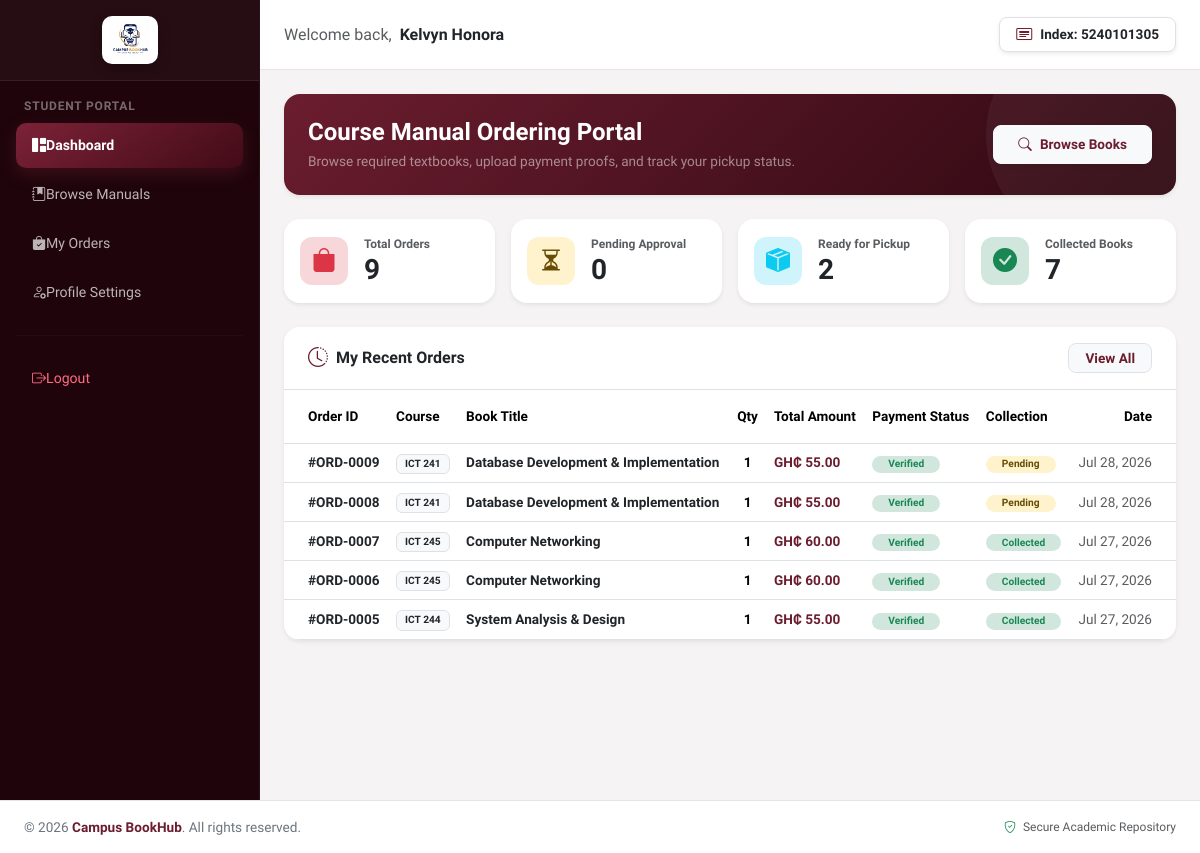
The page /student/dashboard.php (signed in) on the database its author committed.
### tables this page shows
CREATE TABLE `orders` (
  `order_id` int(11) NOT NULL,
  `student_id` int(11) NOT NULL,
  `book_id` int(11) NOT NULL,
  `quantity` int(11) NOT NULL DEFAULT 1,
  `total_amount` decimal(10,2) NOT NULL,
  `payment_reference` varchar(100) NOT NULL,
  `payment_status` enum('Pending','Verified','Rejected') DEFAULT 'Pending',
  `collection_status` enum('Pending','Collected') DEFAULT 'Pending',
  `order_date` timestamp NOT NULL DEFAULT current_timestamp()
);

CREATE TABLE `books` (
  `book_id` int(11) NOT NULL,
  `title` varchar(200) NOT NULL,
  `course_code` varchar(20) NOT NULL,
  `lecturer` varchar(100) NOT NULL,
  `price` decimal(10,2) NOT NULL,
  `stock` int(11) NOT NULL DEFAULT 0,
  `image` varchar(255) DEFAULT NULL,
  `description` text DEFAULT NULL,
  `created_at` timestamp NOT NULL DEFAULT current_timestamp()
);

### includes/auth.php (called while the page is built, shortened)
<?php
function get_status_badge_class(string $status): string {
    return match (strtolower($status)) {
        'pending'                 => 'bg-warning-subtle text-warning-emphasis',
        'verified', 'approved',
        'collected'               => 'bg-success-subtle text-success',
        'rejected', 'declined'    => 'bg-danger-subtle text-danger',
        default                   => 'bg-secondary-subtle text-secondary',
    };
}
?>

### student/dashboard.php (the view, shortened to what this page needs)
<?php
require_once '../includes/db.php';
require_once '../includes/auth.php';
$student_id = $_SESSION['user_id'];
$metrics_stmt = $conn->prepare("
    SELECT
        COUNT(*) AS total_orders,
        SUM(CASE WHEN payment_status = 'Pending' THEN 1 ELSE 0 END) AS pending_payments,
        SUM(CASE WHEN payment_status = 'Verified' AND collection_status = 'Pending' THEN 1 ELSE 0 END) AS ready_for_pickup,
        SUM(CASE WHEN collection_status = 'Collected' THEN 1 ELSE 0 END) AS collected_books
    FROM orders
    WHERE student_id = ?
");
$metrics_stmt->bind_param("i", $student_id);
$metrics_stmt->execute();
$metrics = $metrics_stmt->get_result()->fetch_assoc();
$total_orders     = $metrics['total_orders'] ?? 0;
$pending_payments = $metrics['pending_payments'] ?? 0;
$ready_for_pickup = $metrics['ready_for_pickup'] ?? 0;
$collected_books  = $metrics['collected_books'] ?? 0;
$recent_stmt = $conn->prepare("
    SELECT o.order_id, b.title, b.course_code, o.quantity, o.total_amount, o.payment_status, o.collection_status, o.order_date
    FROM orders o
    JOIN books b ON o.book_id = b.book_id
    WHERE o.student_id = ?
    ORDER BY o.order_date DESC LIMIT 5
");
$recent_stmt->bind_param("i", $student_id);
$recent_stmt->execute();
$recent_orders = $recent_stmt->get_result();
require_once '../includes/header.php';
?>
<div id="wrapper">
    <aside id="sidebar-wrapper">
        <div class="sidebar-brand-box px-3 py-3 text-center">
            <a href="dashboard.php" class="d-inline-block">
                <img src="../assets/images/logo.jpeg" alt="Campus BookHub Logo" class="sidebar-logo-img img-fluid">
            </a>
        </div>
        <div class="p-3">
            <small class="text-uppercase fw-bold text-muted px-2 mb-2 d-block fs-8" style="letter-spacing: 0.8px; color: rgba(255,255,255,0.4) !important;">
                Student Portal
            </small>
            <a href="dashboard.php" class="sidebar-link active mb-1">
                <i class="bi bi-grid-1x2-fill me-2.5"></i> Dashboard
            </a>
            <a href="books.php" class="sidebar-link mb-1">
                <i class="bi bi-journal-bookmark-fill me-2.5"></i> Browse Manuals
            </a>
            <a href="my_orders.php" class="sidebar-link mb-1">
                <i class="bi bi-bag-check-fill me-2.5"></i> My Orders
            </a>
            <a href="profile.php" class="sidebar-link mb-1">
                <i class="bi bi-person-gear me-2.5"></i> Profile Settings
            </a>
            <hr style="border-color: rgba(255,255,255,0.1); margin: 1.25rem 0;">
            <a href="../logout.php" class="sidebar-link text-danger mb-1" style="color: #ff6b81 !important;">
                <i class="bi bi-box-arrow-right me-2.5"></i> Logout
            </a>
        </div>
    </aside>
    <div id="page-content-wrapper">
        <nav class="navbar navbar-expand-lg top-navbar px-4">
            <div class="container-fluid p-0 d-flex align-items-center">
                <span class="fw-bold text-dark fs-6 d-flex align-items-center gap-2">
                    <span class="text-muted fw-normal d-none d-sm-inline">Welcome back,</span>
                    <span><?php echo htmlspecialchars($_SESSION['fullname']); ?></span>
                </span>
                <div class="d-flex align-items-center gap-3 ms-auto">
                    <div class="badge bg-white text-dark border px-3 py-2 rounded-3 shadow-sm d-flex align-items-center gap-2 fs-7">
                        <i class="bi bi-card-heading text-wine fs-6"></i>
                        <span class="fw-semibold">Index: <?php echo htmlspecialchars($_SESSION['index_number']); ?></span>
                    </div>
                </div>
            </div>
        </nav>
        <main class="p-4">
            <div class="card border-0 text-white shadow-sm rounded-4 mb-4 p-4 banner-wine">
                <div class="d-flex flex-column flex-md-row justify-content-between align-items-md-center gap-3 position-relative" style="z-index: 2;">
                    <div>
                        <h4 class="fw-bold mb-1 fs-4">Course Manual Ordering Portal</h4>
                        <p class="mb-0 text-white-50 fs-7">Browse required textbooks, upload payment proofs, and track your pickup status.</p>
                    </div>
                    <div>
                        <a href="books.php" class="btn btn-light text-wine fw-bold px-4 py-2 rounded-3 shadow-sm fs-7 d-inline-flex align-items-center gap-2">
                            <i class="bi bi-search"></i>
                            <span>Browse Books</span>
                        </a>
                    </div>
                </div>
            </div>
            <div class="row g-3 mb-4">
                <div class="col-sm-6 col-xl-3">
                    <div class="card border-0 shadow-sm rounded-4 p-3 bg-white h-100">
                        <div class="d-flex align-items-center">
                            <div class="icon-box-shape bg-danger-subtle text-danger me-3 fs-4">
                                <i class="bi bi-bag-fill"></i>
                            </div>
                            <div>
                                <small class="text-muted fw-semibold fs-8 uppercase d-block">Total Orders</small>
                                <h4 class="fw-bold text-dark mb-0 fs-3"><?php echo $total_orders; ?></h4>
                            </div>
                        </div>
                    </div>
                </div>
                <div class="col-sm-6 col-xl-3">
                    <div class="card border-0 shadow-sm rounded-4 p-3 bg-white h-100">
                        <div class="d-flex align-items-center">
                            <div class="icon-box-shape bg-warning-subtle text-warning-emphasis me-3 fs-4">
                                <i class="bi bi-hourglass-split"></i>
                            </div>
                            <div>
                                <small class="text-muted fw-semibold fs-8 uppercase d-block">Pending Approval</small>
                                <h4 class="fw-bold text-dark mb-0 fs-3"><?php echo $pending_payments; ?></h4>
                            </div>
                        </div>
                    </div>
                </div>
                <div class="col-sm-6 col-xl-3">
                    <div class="card border-0 shadow-sm rounded-4 p-3 bg-white h-100">
                        <div class="d-flex align-items-center">
                            <div class="icon-box-shape bg-info-subtle text-info me-3 fs-4">
                                <i class="bi bi-box-seam-fill"></i>
                            </div>
                            <div>
                                <small class="text-muted fw-semibold fs-8 uppercase d-block">Ready for Pickup</small>
                                <h4 class="fw-bold text-dark mb-0 fs-3"><?php echo $ready_for_pickup; ?></h4>
                            </div>
                        </div>
                    </div>
                </div>
                <div class="col-sm-6 col-xl-3">
                    <div class="card border-0 shadow-sm rounded-4 p-3 bg-white h-100">
                        <div class="d-flex align-items-center">
                            <div class="icon-box-shape bg-success-subtle text-success me-3 fs-4">
                                <i class="bi bi-check-circle-fill"></i>
                            </div>
                            <div>
                                <small class="text-muted fw-semibold fs-8 uppercase d-block">Collected Books</small>
                                <h4 class="fw-bold text-dark mb-0 fs-3"><?php echo $collected_books; ?></h4>
                            </div>
                        </div>
                    </div>
                </div>
            </div>
            <div class="card border-0 shadow-sm rounded-4 overflow-hidden mb-4">
                <div class="card-header bg-white py-3 px-4 border-bottom d-flex justify-content-between align-items-center">
                    <h6 class="fw-bold mb-0 text-dark d-flex align-items-center gap-2">
                        <i class="bi bi-clock-history text-wine fs-5"></i>
                        <span>My Recent Orders</span>
                    </h6>
                    <a href="my_orders.php" class="btn btn-sm btn-light border text-wine fw-semibold rounded-3 px-3 fs-7">
                        View All
                    </a>
                </div>
                <div class="card-body p-0">
                    <div class="table-responsive">
                        <table class="table table-hover align-middle mb-0 fs-7">
                            <thead class="bg-light text-muted border-bottom">
                                <tr>
                                    <th class="ps-4 py-3">Order ID</th>
                                    <th class="py-3">Course</th>
                                    <th class="py-3">Book Title</th>
                                    <th class="py-3 text-center">Qty</th>
                                    <th class="py-3">Total Amount</th>
                                    <th class="py-3">Payment Status</th>
                                    <th class="py-3">Collection</th>
                                    <th class="py-3 text-end pe-4">Date</th>
                                </tr>
                            </thead>
                            <tbody>
                                <?php if ($recent_orders && $recent_orders->num_rows > 0): ?>
                                    <?php while ($row = $recent_orders->fetch_assoc()): ?>
                                        <tr>
                                            <td class="ps-4 fw-bold text-dark">#ORD-<?php echo sprintf('%04d', $row['order_id']); ?></td>
                                            <td><span class="badge bg-light text-dark border rounded-2 px-2 py-1 fw-semibold"><?php echo htmlspecialchars($row['course_code']); ?></span></td>
                                            <td class="fw-semibold text-dark"><?php echo htmlspecialchars($row['title']); ?></td>
                                            <td class="text-center fw-semibold"><?php echo (int)$row['quantity']; ?></td>
                                            <td class="fw-bold text-wine">GH₵ <?php echo number_format($row['total_amount'], 2); ?></td>
                                            <td>
                                                <span class="badge <?php echo get_status_badge_class($row['payment_status']); ?> rounded-pill px-3 py-1.5">
                                                    <?php echo htmlspecialchars($row['payment_status']); ?>
                                                </span>
                                            </td>
                                            <td>
                                                <span class="badge <?php echo get_status_badge_class($row['collection_status']); ?> rounded-pill px-3 py-1.5">
                                                    <?php echo htmlspecialchars($row['collection_status']); ?>
                                                </span>
                                            </td>
                                            <td class="text-end pe-4 text-muted"><?php echo date('M d, Y', strtotime($row['order_date'])); ?></td>
                                        </tr>
                                    <?php endwhile; ?>
                                <?php endif; ?>
                            </tbody>
                        </table>
                    </div>
                </div>
            </div>
        </main>
    </div>
</div>
<?php
require_once '../includes/footer.php';
?>

### assets/css/style.css (style rules this page uses)
:root { --cb-primary: #0A3D62; --cb-primary-hover: #072A44; --cb-secondary: #3498DB; --cb-success: #2ECC71; --cb-warning: #F39C12; --cb-danger: #E74C3C; --cb-bg: #F8F9FA; --cb-surface: #FFFFFF; --cb-border: #E9ECEF; --cb-text-dark: #1E293B; --cb-text-muted: #64748B; --cb-sidebar-width: 260px; --cb-navbar-height: 70px; }
body { font-family: 'Plus Jakarta Sans', 'Inter', -apple-system, BlinkMacSystemFont, sans-serif; background-color: var(--cb-bg); color: var(--cb-text-dark); }
.fs-7 { font-size: 0.85rem; }
.fs-8 { font-size: 0.75rem; }
#wrapper { overflow-x: hidden; }
#sidebar-wrapper { min-height: 100vh; width: var(--cb-sidebar-width); transition: margin 0.25s ease-out; }
.card { transition: transform 0.2s ease, box-shadow 0.2s ease; }

### includes/header.php (style rules this page uses)
:root { --wine-main: #6b1d2f; --wine-dark: #2e0811; --wine-light: #8e2b43; --wine-gradient: linear-gradient(135deg, #6b1d2f 0%, #2e0811 100%); --wine-gradient-card: linear-gradient(145deg, #7c2237 0%, #420b17 100%); --sidebar-bg: #1f050b; --font-family: 'Plus Jakarta Sans', sans-serif; --cb-navbar-height: 70px; }
body { font-family: var(--font-family); background-color: #f6f3f4; color: #2b2b2b; }
.text-wine { color: var(--wine-main) !important; }

### student/dashboard.php (style rules this page uses)
:root { --wine-main: #6b1d2f; --wine-dark: #2e0811; --wine-light: #8e2b43; --wine-gradient: linear-gradient(135deg, #6b1d2f 0%, #2e0811 100%); --wine-gradient-card: linear-gradient(145deg, #7c2237 0%, #420b17 100%); --sidebar-bg: #1f050b; --font-family: 'Plus Jakarta Sans', sans-serif; }
body { font-family: var(--font-family); background-color: #f6f3f4; color: #2b2b2b; overflow-x: hidden; }
#wrapper { display: flex; width: 100%; min-height: 100vh; position: relative; }
#sidebar-wrapper { width: 260px; min-width: 260px; background: var(--sidebar-bg) !important; min-height: 100vh; border-right: 1px solid rgba(255, 255, 255, 0.05) !important; transition: all 0.3s cubic-bezier(0.4, 0, 0.2, 1); z-index: 1050; }
.sidebar-brand-box { background: rgba(255, 255, 255, 0.03); border-bottom: 1px solid rgba(255, 255, 255, 0.08); }
.sidebar-logo-img { max-height: 48px; object-fit: contain; background: #ffffff; padding: 4px 8px; border-radius: 10px; box-shadow: 0 4px 12px rgba(0,0,0,0.25); }
.sidebar-link { color: rgba(255, 255, 255, 0.7) !important; padding: 0.75rem 1rem; font-weight: 500; font-size: 0.88rem; border-radius: 10px !important; transition: all 0.25s ease; display: flex; align-items: center; text-decoration: none; }
.sidebar-link.active { background: var(--wine-gradient-card) !important; color: #ffffff !important; box-shadow: 0 6px 16px rgba(107, 29, 47, 0.4); font-weight: 600; }
#page-content-wrapper { flex: 1; width: 100%; min-width: 0; }
.top-navbar { background-color: #ffffff; border-bottom: 1px solid #eae2e4; height: 70px; }
.text-wine { color: var(--wine-main); }
.banner-wine { background: var(--wine-gradient); position: relative; overflow: hidden; }
.banner-wine::after { content: ''; position: absolute; right: -30px; bottom: -50px; width: 220px; height: 220px; background: rgba(255, 255, 255, 0.05); border-radius: 50%; pointer-events: none; }
.icon-box-shape { width: 48px; height: 48px; display: flex; align-items: center; justify-content: center; border-radius: 12px; }
@media (min-width: 1200px) { main { max-width: 1240px; margin-left: auto; margin-right: auto; } }

### rows shown on the page
orders: order_id "0009", book.course_code "ICT 241", book.title "Database Development & Implementation", quantity "1", total_amount "55.00", payment_status "Verified", collection_status "Pending", order_date "Jul 28, 2026"
orders: order_id "0008", book.course_code "ICT 241", book.title "Database Development & Implementation", quantity "1", total_amount "55.00", payment_status "Verified", collection_status "Pending", order_date "Jul 28, 2026"
orders: order_id "0007", book.course_code "ICT 245", book.title "Computer Networking", quantity "1", total_amount "60.00", payment_status "Verified", collection_status "Collected", order_date "Jul 27, 2026"
orders: order_id "0006", book.course_code "ICT 245", book.title "Computer Networking", quantity "1", total_amount "60.00", payment_status "Verified", collection_status "Collected", order_date "Jul 27, 2026"
orders: order_id "0005", book.course_code "ICT 244", book.title "System Analysis & Design", quantity "1", total_amount "55.00", payment_status "Verified", collection_status "Collected", order_date "Jul 27, 2026"

### other values the page prints
$_SESSION['fullname'] "Kelvyn Honora"
$_SESSION['index_number'] "5240101305"
$total_orders "9"
$pending_payments "0"
$ready_for_pickup "2"
$collected_books "7"
